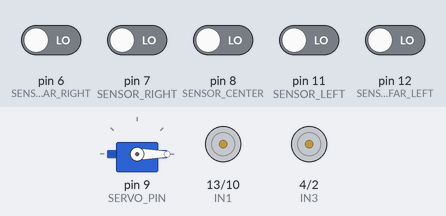
This sketch was run on a simulated Arduino Uno, built with avr-gcc and run on an emulated ATmega328P. On the bench: servo, motor-driver pin pairs drawn as motors (green arrow = first pin HIGH = forward, orange = second pin HIGH = backward, longer = more drive, scaled by the enable pin). The inputs (shaded band) are chosen by the test bench; at power-on: pin 6 (SENSOR_FAR_RIGHT), pin 7 (SENSOR_RIGHT), pin 8 (SENSOR_CENTER), pin 11 (SENSOR_LEFT), pin 12 (SENSOR_FAR_LEFT) LOW. What the sketch prints to the serial monitor is not drawn.

Above: at 1.2 s.
1.3 s: pin 6 (SENSOR_FAR_RIGHT) driven HIGH
At 2.3 s:
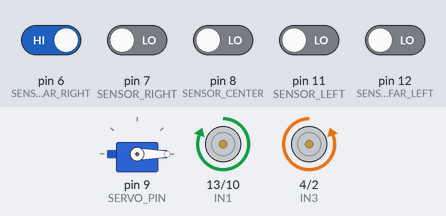
2.8 s: pin 12 (SENSOR_FAR_LEFT) driven HIGH
At 3.5 s:
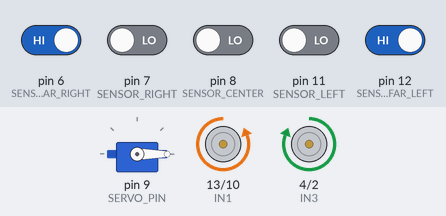
4.3 s: pin 12 (SENSOR_FAR_LEFT) driven LOW
At 4.6 s:
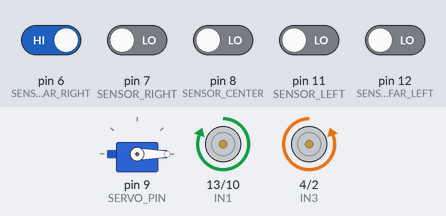
5.8 s: pin 7 (SENSOR_RIGHT) driven HIGH
8.8 s: pin 6 (SENSOR_FAR_RIGHT) driven LOW
At 9.1 s:
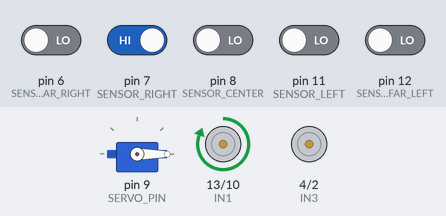
10.3 s: pin 11 (SENSOR_LEFT) driven HIGH
At 11.5 s:
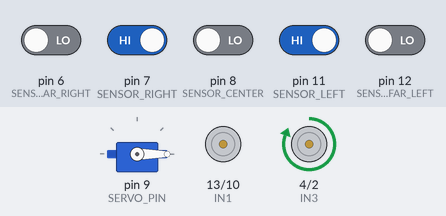
Timing chart, 0 to 12.8 s (numbered marks = the images above; inputs shaded):
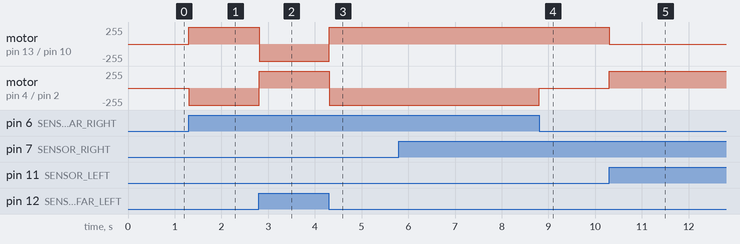

Measured:
- after the input at 1.3 s, motor on pin 13 (IN1) / pin 10 (IN2): stopped → forward 255/255 at once; motor on pin 4 (IN3) / pin 2 (IN4): stopped → backward 255/255 at once
- after the input at 2.8 s, motor on pin 13 (IN1) / pin 10 (IN2): forward 255/255 → backward 255/255 at once; motor on pin 4 (IN3) / pin 2 (IN4): backward 255/255 → forward 255/255 at once
- after the input at 4.3 s, motor on pin 13 (IN1) / pin 10 (IN2): backward 255/255 → forward 255/255 at once; motor on pin 4 (IN3) / pin 2 (IN4): forward 255/255 → backward 255/255 at once
- after the input at 8.8 s, motor on pin 4 (IN3) / pin 2 (IN4): backward 255/255 → stopped at once
- after the input at 10.3 s, motor on pin 13 (IN1) / pin 10 (IN2): forward 255/255 → stopped at once; motor on pin 4 (IN3) / pin 2 (IN4): stopped → forward 255/255 at once

The sketch:

MAIN_CODE.ino
```cpp
/**
 * Line Following Robot - single-file Arduino IDE sketch
 * ===========================================================================
 *
 * This is the standalone version of the firmware, for pasting straight into
 * the Arduino IDE. The equivalent, modular PlatformIO build lives in
 * "Line Following Robot/src/main.cpp" + "Line Following Robot/include/config.h"
 * and behaves identically.
 *
 * Hardware:
 *   - 5-channel IR line sensor array (digital outputs)
 *   - L298N dual H-bridge motor driver
 *   - 1 hobby servo, actuated once when the all-black stop marker is reached
 *
 * Target board: Arduino Uno (5 V logic).
 */

#include <Servo.h>
#include <Arduino.h>

// ===========================================================================
// PIN DEFINITIONS
// ===========================================================================

// L298N Left Motor Pins
const int ENA = 3;    // Left  motor enable
const int IN1 = 13;   // Left  motor direction A
const int IN2 = 10;   // Left  motor direction B

// L298N Right Motor Pins
const int ENB = 5;    // Right motor enable
const int IN3 = 4;    // Right motor direction A
const int IN4 = 2;    // Right motor direction B

// 5-Channel IR Sensor Pins
const int SENSOR_FAR_LEFT  = 12;
const int SENSOR_LEFT      = 11;
const int SENSOR_CENTER    = 8;
const int SENSOR_RIGHT     = 7;
const int SENSOR_FAR_RIGHT = 6;

// Servo Pin
const int SERVO_PIN = 9;

// ===========================================================================
// CONSTANTS & OBJECTS
// ===========================================================================

Servo myServo;

// Electrical level reported by a sensor sitting over the BLACK line.
// Most IR arrays pull LOW on black; change to HIGH if yours read inverted.
const int SENSOR_ACTIVE_LEVEL = HIGH;

// Servo geometry and timing
const int SERVO_MIN_US     = 544;
const int SERVO_MAX_US     = 2400;
const int SERVO_NEUTRAL    = 0;
const int SERVO_ACTUATE    = 45;
const unsigned long SERVO_HOLD_MS = 500;

const unsigned long LOOP_INTERVAL_MS = 5;

// Motor polarity: flip to true if a wheel turns the wrong way.
const bool INVERT_LEFT_MOTOR  = false;
const bool INVERT_RIGHT_MOTOR = false;

// ===========================================================================
// STATE
// ===========================================================================

enum MotorCmd { MOTOR_STOP, MOTOR_FORWARD, MOTOR_REVERSE };

enum ServoPhase { SERVO_IDLE, SERVO_AT_TARGET, SERVO_RETURNING };

ServoPhase servoPhase = SERVO_IDLE;
unsigned long servoPhaseStart = 0;
bool servoArmed = true;             // re-armed whenever we leave the marker

unsigned long lastLoop = 0;

// ===========================================================================
// MOTOR HELPERS
// ===========================================================================

void applyMotor(int enPin, int inA, int inB, MotorCmd cmd, bool invert) {
  if (cmd == MOTOR_STOP) {
    digitalWrite(enPin, LOW);
    digitalWrite(inA, LOW);
    digitalWrite(inB, LOW);
    return;
  }

  digitalWrite(enPin, HIGH);
  bool forward = (cmd == MOTOR_FORWARD) ^ invert;
  digitalWrite(inA, forward ? HIGH : LOW);
  digitalWrite(inB, forward ? LOW  : HIGH);
}

void drive(MotorCmd left, MotorCmd right) {
  applyMotor(ENA, IN1, IN2, left,  INVERT_LEFT_MOTOR);
  applyMotor(ENB, IN3, IN4, right, INVERT_RIGHT_MOTOR);
}

void stopMotors() {
  drive(MOTOR_STOP, MOTOR_STOP);
}

// ===========================================================================
// SERVO (non-blocking sweep)
// ===========================================================================

void servoUpdate(unsigned long now) {
  if (servoPhase == SERVO_AT_TARGET && now - servoPhaseStart >= SERVO_HOLD_MS) {
    myServo.write(SERVO_NEUTRAL);
    servoPhase = SERVO_RETURNING;
    servoPhaseStart = now;
  } else if (servoPhase == SERVO_RETURNING && now - servoPhaseStart >= SERVO_HOLD_MS) {
    servoPhase = SERVO_IDLE;
  }
}

void servoTrigger(unsigned long now) {
  if (servoPhase != SERVO_IDLE) {
    return;
  }
  myServo.write(SERVO_ACTUATE);
  servoPhase = SERVO_AT_TARGET;
  servoPhaseStart = now;
}

// ===========================================================================
// SETUP
// ===========================================================================

void setup() {
  Serial.begin(115200);

  pinMode(ENA, OUTPUT);
  pinMode(ENB, OUTPUT);
  pinMode(IN1, OUTPUT);
  pinMode(IN2, OUTPUT);
  pinMode(IN3, OUTPUT);
  pinMode(IN4, OUTPUT);
  stopMotors();

  pinMode(SENSOR_FAR_LEFT,  INPUT);
  pinMode(SENSOR_LEFT,      INPUT);
  pinMode(SENSOR_CENTER,    INPUT);
  pinMode(SENSOR_RIGHT,     INPUT);
  pinMode(SENSOR_FAR_RIGHT, INPUT);

  myServo.attach(SERVO_PIN, SERVO_MIN_US, SERVO_MAX_US);
  myServo.write(SERVO_NEUTRAL);

  Serial.println("==================================");
  Serial.println("  Line Following Robot - ready");
  Serial.println("==================================");

  lastLoop = millis();
}

// ===========================================================================
// MAIN LOOP
// ===========================================================================

void loop() {
  unsigned long now = millis();

  servoUpdate(now);

  if (now - lastLoop < LOOP_INTERVAL_MS) {
    return;
  }
  lastLoop = now;

  bool farLeft  = (digitalRead(SENSOR_FAR_LEFT)  == SENSOR_ACTIVE_LEVEL);
  bool left     = (digitalRead(SENSOR_LEFT)      == SENSOR_ACTIVE_LEVEL);
  bool center   = (digitalRead(SENSOR_CENTER)    == SENSOR_ACTIVE_LEVEL);
  bool right    = (digitalRead(SENSOR_RIGHT)     == SENSOR_ACTIVE_LEVEL);
  bool farRight = (digitalRead(SENSOR_FAR_RIGHT) == SENSOR_ACTIVE_LEVEL);

  bool allBlack = farLeft && left && center && right && farRight;
  bool anyBlack = farLeft || left || center || right || farRight;

  // --- Stop marker: halt and actuate the servo exactly once -------------
  if (allBlack) {
    stopMotors();
    if (servoArmed) {
      servoTrigger(now);
      servoArmed = false;
      Serial.println("ALL BLACK  -> stop line, servo actuated");
    }
    return;
  }

  // Off the marker -> re-arm the servo for the next stop line.
  servoArmed = true;

  // --- Steering ---------------------------------------------------------
  if (!anyBlack) {
    stopMotors();
    Serial.println("ALL WHITE  -> line lost, stopped");
  } else if (farLeft) {
    drive(MOTOR_REVERSE, MOTOR_FORWARD);   // sharp left pivot
    Serial.println("FAR LEFT   -> sharp left pivot");
  } else if (farRight) {
    drive(MOTOR_FORWARD, MOTOR_REVERSE);   // sharp right pivot
    Serial.println("FAR RIGHT  -> sharp right pivot");
  } else if (left) {
    drive(MOTOR_STOP, MOTOR_FORWARD);      // gentle left turn
    Serial.println("LEFT       -> gentle left turn");
  } else if (right) {
    drive(MOTOR_FORWARD, MOTOR_STOP);      // gentle right turn
    Serial.println("RIGHT      -> gentle right turn");
  } else if (center) {
    drive(MOTOR_FORWARD, MOTOR_FORWARD);   // straight
    Serial.println("CENTER     -> straight");
  } else {
    stopMotors();
    Serial.println("FALLBACK   -> stopped");
  }
}
```
